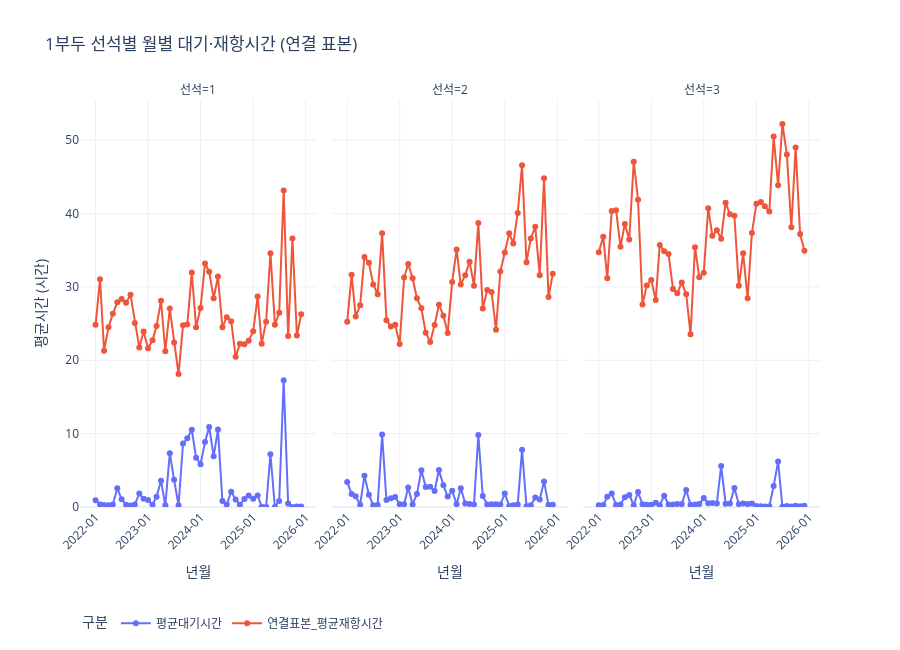
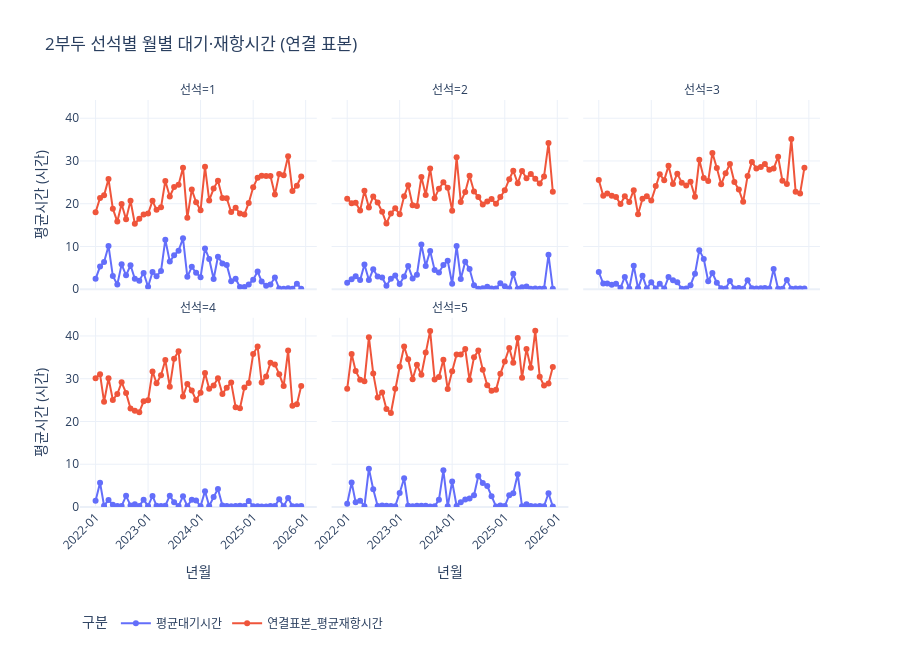
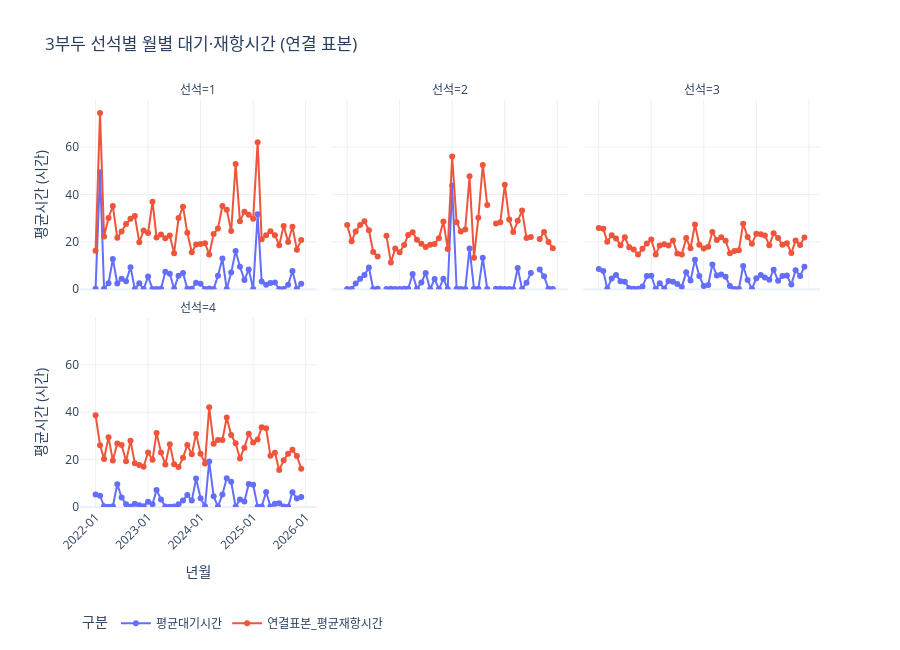
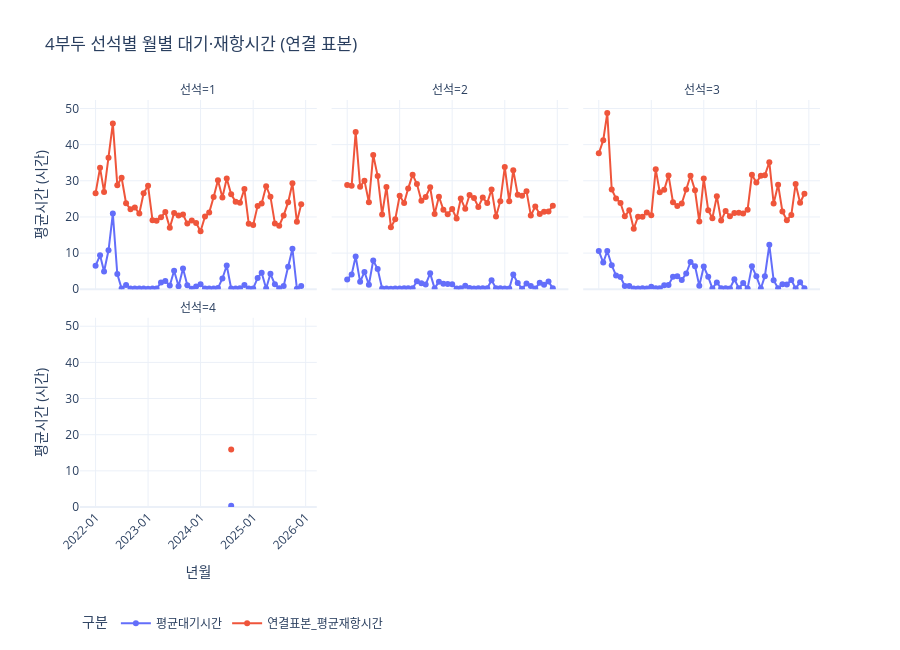

The code cell stored with these charts, in order, in its notebook:
### Markdown cell above
### 대기·재항 Plotly 그래프 — 연결 표본 기준

기존 `waiting_stay_monthly` 표에서 **`평균대기시간`과 `연결표본_평균재항시간`**을 바로 사용합니다.
표의 계산과 출력은 그대로 두고, 부두별 그래프 안에서 선석별로 나누어 표시합니다.

### Code cell
# 기존 결과 표에서 해당 부두의 행을 Plotly에 바로 전달합니다.
# y에 두 컬럼을 지정하면 각각 선으로 표시됩니다.
for waiting_stay_number in sorted(waiting_stay_monthly["부두"].unique()):
    waiting_stay_fig = px.line(
        waiting_stay_monthly.loc[
            waiting_stay_monthly["부두"] == waiting_stay_number
        ],
        x="월",
        y=["평균대기시간", "연결표본_평균재항시간"],
        # facet_col: 선석마다 나누어 그리고, 한 줄에 최대 3개를 표시합니다.
        facet_col="선석",
        facet_col_wrap=3,
        markers=True,
        labels={
            "월": "년월",
            "value": "평균시간 (시간)",
            "variable": "구분",
            "대기시간계산건수": "연결 표본 수",
        },
        hover_data={
            "대기시간계산건수": ":.0f",
            "분석포함률(%)": ":.2f",
        },
    )
    waiting_stay_fig.update_layout(
        title=f"{waiting_stay_number}부두 선석별 월별 대기·재항시간 (연결 표본)",
        template="plotly_white",
        height=650,
        legend=dict(orientation="h", y=-0.25, x=0),
        margin=dict(t=100, b=130),
    )
    waiting_stay_fig.update_xaxes(
        type="date", dtick="M12", tickformat="%Y-%m", tickangle=-45
    )
    waiting_stay_fig.update_yaxes(rangemode="tozero")
    waiting_stay_fig.update_traces(connectgaps=False)
    waiting_stay_fig.show()
